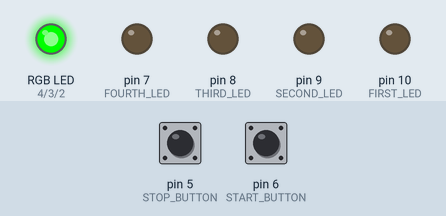
This program was run on a simulated Arduino Uno, built with avr-gcc and run on an emulated ATmega328P. Parts: an RGB LED mixed from three pins (HIGH = lit), output pins drawn as LEDs (lit = HIGH). Dashed ring = blinking. Inputs (shaded band) come from the test bench; at power-on: pin 6 (START_BUTTON) HIGH, pin 5 (STOP_BUTTON) HIGH.

Above: at 1.2 s.
1.3 s: pin 6 (START_BUTTON) pulled LOW for 0.15 s
At 2.0 s:
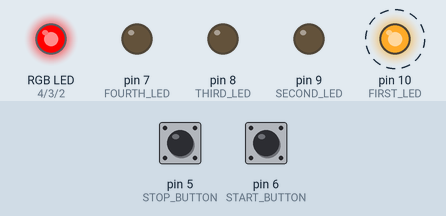
4.4 s: pin 5 (STOP_BUTTON) pulled LOW for 3.2 s
At 10.4 s:
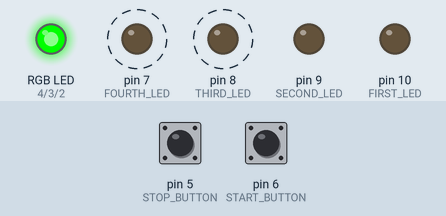
10.6 s: pin 6 (START_BUTTON) pulled LOW for 1 s
At 11.9 s:
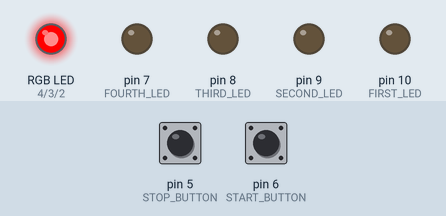
Timing chart, 0 to 23.6 s (numbered marks = the images above; inputs shaded):
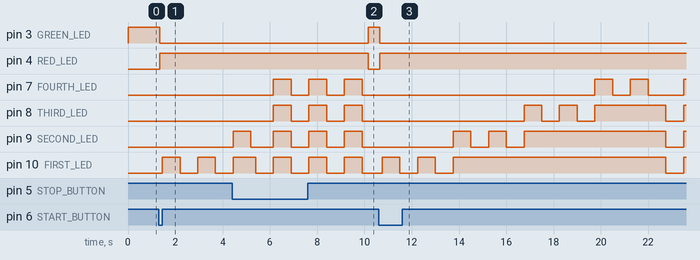

Measured:
- after the input at 1.3 s, pin 3 (GREEN_LED): HIGH → LOW after 0.05 s; pin 4 (RED_LED): LOW → HIGH after 0.05 s; pin 10 (FIRST_LED): alternates HIGH for 0.75 s and LOW for 0.75 s, starting after 0.15 s
- after the input at 4.4 s, pin 3 (GREEN_LED): LOW → HIGH after 5.8 s; pin 4 (RED_LED): HIGH → LOW after 5.8 s
- after the input at 10.6 s, pin 3 (GREEN_LED): HIGH → LOW after 0.05 s; pin 4 (RED_LED): LOW → HIGH after 0.05 s
- by itself, pin 7 (FOURTH_LED), pin 8 (THIRD_LED): alternates HIGH for 0.75 s and LOW for 0.75 s

The program:

main.cpp
```cpp
#include <Arduino.h>

/* defineste pinii aferenti celor 4 LED-uri care indica gradul de incarcare al bateriei */
#define FIRST_LED 10
#define SECOND_LED 9
#define THIRD_LED 8
#define FOURTH_LED 7

/* defineste pinii aferenti butoanelor de start si stop */
#define START_BUTTON 6
#define STOP_BUTTON 5

/* defineste pinii aferenti LED-ului RGB */
#define RED_LED 4
#define GREEN_LED 3
#define BLUE_LED 2

/* defineste cele 4 etape ale incarcarii bateriei (0%-25%, 25%-50%, 50%-75%, 75%-100%)*/
#define FIRST_STAGE 1
#define SECOND_STAGE 2
#define THIRD_STAGE 3
#define LAST_STAGE 4

/* defineste intervalul de timp pentru comutarea starii LED-urilor */
#define BLINKING_INTERVAL 750

/* defineste intervalul de timp alocat fiecarui LED */
#define EACH_LED_INTERVAL 3000

/* defineste intervalul de timp alocat animatiei de finalizare a incarcarii */
#define STOP_ANIM_INTERVAL 4000

/* defineste intarzierea de timp inainte de inceputul incarcarii */
#define DELAY_BEFORE_CHARGING_ANIM 100

/* defineste intarzierea de timp inainte de inceputul animatiei de finalizare a incarcarii */
#define DELAY_BEFORE_STOP_ANIM 750

/* defineste valoarea implicita folosita pentru resetarea timerelor */
#define DEFAULT_MILLIS 0

/* starea curenta a butonului de start */
bool startBtnState = HIGH;

/* starea precedenta a butonului de start */
bool lastStartBtnState = HIGH;

/* momentul de timp in care s-a schimbat starea butonului de start */
unsigned long lastDebounceTimeStartBtn = DEFAULT_MILLIS;

/* timpul de debounce pentru butonul de start */
unsigned long debounceDelayStartBtn = 50;

/* starea curenta a butonului de stop */
bool stopBtnState = HIGH;

/* starea precedenta a butonului de stop */
bool lastStopBtnState = HIGH;

/* momentul de timp in care s-a schimbat starea butonului de stop */
unsigned long lastDebounceTimeStopBtn = DEFAULT_MILLIS;

/* timpul de debounce pentru butonul de stop; este folosit si pentru a implementa prinderea apasarii lungi */
unsigned long debounceDelayStopBtn = 1000;

/* memoreaza daca statia incarca sau nu*/
bool isCharging = false;

/* memoreaza daca incarcarea este oprita (i.e. statia se afla in animatia de finalizare a incarcarii) sau nu */
bool stoppedCharging = false;

/* etapa incarcarii curente */
uint8_t chargingStage = FIRST_STAGE;

/* momentul de timp in care a avut loc prima comutare a starii LED-ului/LED-urilor */
unsigned long blinkingStartMillis = DEFAULT_MILLIS;

/* milisecundele care au trecut de la pornirea programului */
unsigned long currentMillis = DEFAULT_MILLIS;

/* momentul de timp precedent */
unsigned long prevMillis = DEFAULT_MILLIS;

void setup() {
  /* seteaza toate LED-urile ca output si le stinge */
  pinMode(FIRST_LED, OUTPUT);
  digitalWrite(FIRST_LED, LOW);

  pinMode(SECOND_LED, OUTPUT);
  digitalWrite(SECOND_LED, LOW);

  pinMode(THIRD_LED, OUTPUT);
  digitalWrite(THIRD_LED, LOW);

  pinMode(FOURTH_LED, OUTPUT);
  digitalWrite(FOURTH_LED, LOW);

  pinMode(RED_LED, OUTPUT);
  digitalWrite(RED_LED, LOW);

  pinMode(GREEN_LED, OUTPUT);
  digitalWrite(GREEN_LED, HIGH);

  pinMode(BLUE_LED, OUTPUT);
  digitalWrite(BLUE_LED, LOW);

  /* seteaza butoanele de start si stop ca input si activeaza rezistentele de pull-up aferente */
  pinMode(START_BUTTON, INPUT);
  digitalWrite(START_BUTTON, HIGH);

  pinMode(STOP_BUTTON, INPUT);
  digitalWrite(STOP_BUTTON, HIGH);
}

/*
 * Functie ce seteaza culoarea LED-ului RGB
 *
 * @param led - LED-ul care indica disponibilitatea statiei de incarcare
 */
void setRGBLed(uint8_t led) {
  /* aprinde LED-ul corespunzator si le stinge pe restul */
  if (led == RED_LED) {
    /* aprinde LED-ul rosu si le stinge pe cel verde si cel albastru */
    digitalWrite(RED_LED, HIGH);
    digitalWrite(GREEN_LED, LOW);
    digitalWrite(BLUE_LED, LOW);
  } else if (led == GREEN_LED) {
    /* aprinde LED-ul verde si le stinge pe cel rosu si cel albastru */
    digitalWrite(RED_LED, LOW);
    digitalWrite(GREEN_LED, HIGH);
    digitalWrite(BLUE_LED, LOW);
  } else if (led == BLUE_LED) {
    /* aprinde LED-ul albastru si le stinge pe cel rosu si cel verde */
    digitalWrite(RED_LED, LOW);
    digitalWrite(GREEN_LED, LOW);
    digitalWrite(BLUE_LED, HIGH);
  }
}

/*
 * Functie ce aprinde sau stinge simultan cele 4 LED-uri care indica procentul de incarcare
 *
 * @param ledState - noua stare a LED-urilor
 */
void toggleAllLeds(bool ledState) {
  /* seteaza LED-urile in noua stare */
  if (ledState == HIGH) {
    /* aprinde toate LED-urile */
    digitalWrite(FIRST_LED, HIGH);
    digitalWrite(SECOND_LED, HIGH);
    digitalWrite(THIRD_LED, HIGH);
    digitalWrite(FOURTH_LED, HIGH);
  } else if (ledState == LOW) {
    /* stinge toate LED-urile */
    digitalWrite(FIRST_LED, LOW);
    digitalWrite(SECOND_LED, LOW);
    digitalWrite(THIRD_LED, LOW);
    digitalWrite(FOURTH_LED, LOW);
  }
}

/*
 * Functie ce se ocupa de procesul de incarcare al bateriei
 *
 * @param currentLed - LED-ul care indica gradul de incarcare al bateriei
 */
void chargingHandler(uint8_t currentLed) {
  /* memoreaza milisecundele care au trecut de la pornirea programului */
  currentMillis = millis();

  /* verifica daca au trecut BLINKING_INTERVAL milisecunde de la ultima comutare a starii LED-ului */
  if ((currentMillis - prevMillis) >= BLINKING_INTERVAL) {
    /* seteaza momentul de timp in care a avut loc prima comutare a starii LED-ului */
    if (!blinkingStartMillis)
      blinkingStartMillis = millis();

    /* momentul de timp curent devine cel precedent la urmatoarea intrare in functie */
    prevMillis = currentMillis;

    /* comuta starea LED-ului */
    digitalWrite(currentLed, !digitalRead(currentLed));
  }

  /* verifica daca au trecut EACH_LED_INTERVAL milisecunde de la prima comutare a LED-ului */
  if ((millis() - blinkingStartMillis) >= EACH_LED_INTERVAL) {
    /* reseteaza timerele folosite */
    blinkingStartMillis = DEFAULT_MILLIS;
    prevMillis = DEFAULT_MILLIS;

    /* verifica daca s-a ajuns la finalul incarcarii */
    if (chargingStage == LAST_STAGE) {
      /* stinge toate LED-urile */
      toggleAllLeds(LOW);

      /* aplica o intarziere inainte de a incepe animatia de finalizare a incarcarii */
      delay(DELAY_BEFORE_STOP_ANIM);

      /* seteaza faptul ca incarcarea s-a oprit */
      stoppedCharging = true;
    } else {
      /* mentine LED-ul curent aprins */
      digitalWrite(currentLed, HIGH);

      /* trece la urmatoarea etapa a incarcarii */
      chargingStage++;
    }
  }
}

/*
 * Functie ce se ocupa de finalizarea incarcarii bateriei
 *
 */
void stoppedChargingHandler() {
  /* memoreaza milisecundele care au trecut de la pornirea programului */
  currentMillis = millis();

  /* verifica daca au trecut BLINKING_INTERVAL milisecunde de la ultima comutare a starii celor 4 LED-uri */
  if ((currentMillis - prevMillis) >= BLINKING_INTERVAL) {
    /* seteaza momentul de timp in care a avut loc prima comutare a starii LED-urilor */
    if (!blinkingStartMillis)
      blinkingStartMillis = millis();

    /* momentul de timp curent devine cel precedent la urmatoarea intrare in functie */
    prevMillis = currentMillis;

    /* comuta simultan cele 4 LED-uri care indica procentul de incarcare */
    toggleAllLeds(!digitalRead(FIRST_LED));
  }

  /* verifica daca au trecut STOP_ANIM_INTERVAL milisecunde de la prima comutare a celor 4 LED-uri */
  if ((millis() - blinkingStartMillis) >= STOP_ANIM_INTERVAL) {
    /* seteaza LED-ul pentru disponibilitate in verde */
    setRGBLed(GREEN_LED);

    /* stinge cele 4 LED-uri care indica procentul de incarcare */
    toggleAllLeds(LOW);

    /* reseteaza timerele folosite */
    blinkingStartMillis = DEFAULT_MILLIS;
    prevMillis = DEFAULT_MILLIS;

    /* reseteaza statia la starea libera */
    stoppedCharging = false;
    isCharging = false;
    chargingStage = FIRST_STAGE;
  }
}

/*
 * Functie ce se ocupa de prinderea apasarilor butonului de start
 *
 */
void startBtnHandler() {
  /* citeste valoarea butonului de start intr-o variabila locala */
  bool startBtnReading = digitalRead(START_BUTTON);

  /* verifica daca starea butonului s-a schimbat */
  if (startBtnReading != lastStartBtnState)
    /* memoreaza momentul de timp in care butonul si-a schimbat starea */
    lastDebounceTimeStartBtn = millis();

  /* verifica daca noua stare a butonului a fost mentinuta pentru cel putin debounceDelayStartBtn milisecunde */
  if ((millis() - lastDebounceTimeStartBtn) > debounceDelayStartBtn) {
      /* reverifica daca starea butonului s-a schimbat */
      if (startBtnReading != startBtnState) {
        /* salveaza noua stare a butonului */
        startBtnState = startBtnReading;

        /* verifica daca butonul a fost apasat si statia de incarcare este in starea libera */
        if (startBtnState == LOW && !isCharging) {
          /* seteaza faptul ca statia incarca */
          isCharging = true;

          /* seteaza LED-ul pentru disponibilitate in rosu */
          setRGBLed(RED_LED);

          /* aplica o intarziere inainte de a incepe animatia procesului de incarcare */
          delay(DELAY_BEFORE_CHARGING_ANIM);
        }
      }
  }
  /* starea curenta a butonului devine stare precedenta la urmatoare intrare in functie */
  lastStartBtnState = startBtnReading;
}

/*
 * Functie ce se ocupa de prinderea apasarilor butonului de stop
 *
 */
void stopBtnHandler() {
  /* citeste valoarea butonului de stop intr-o variabila locala */
  bool stopBtnReading = digitalRead(STOP_BUTTON);

  /* verifica daca starea butonului s-a schimbat */
  if (stopBtnReading != lastStopBtnState)
      /* memoreaza momentul de timp in care butonul si-a schimbat starea */
      lastDebounceTimeStopBtn = millis();

  /* verifica daca noua stare a butonului a fost mentinuta pentru cel putin debounceDelayStopBtn milisecunde */
  if ((millis() - lastDebounceTimeStopBtn) > debounceDelayStopBtn) {
    /* reverifica daca starea butonului s-a schimbat */
    if (stopBtnReading != stopBtnState) {
      /* salveaza noua stare a butonului */
      stopBtnState = stopBtnReading;

      /* verifica daca butonul a fost apasat si statia de incarcare nu este in starea libera, dar nici in animatia de finalizare */
      if (stopBtnState == LOW && isCharging && !stoppedCharging) {
        /* seteaza faptul ca statia a fost oprita  */
        stoppedCharging = true;
        isCharging = false;

        /* reseteaza timerele folosite la animatia de finalizare */
        blinkingStartMillis = DEFAULT_MILLIS;
        prevMillis = DEFAULT_MILLIS;

        /* stinge cele 4 LED-uri care indica procentul de incarcare */
        toggleAllLeds(LOW);

        /* aplica o intarziere inainte de a incepe animatia de finalizare a procesului de incarcare */
        delay(DELAY_BEFORE_STOP_ANIM);
      }
    }
  }
  /* starea curenta a butonului devine stare precedenta la urmatoare intrare in functie */
  lastStopBtnState = stopBtnReading;
}

void loop() {
    /* prinde apasarile butonului de start */
    startBtnHandler();

    /* prinde apasarile butonului de stop */
    stopBtnHandler();

    /* verifica daca statia incarca si nu este in animatia de finalizare */
    if (isCharging && !stoppedCharging) {
      /* verifica gradul de incarcare al bateriei */
      if (chargingStage == FIRST_STAGE) {
        /* bateria se afla intre 0-25% */
        chargingHandler(FIRST_LED);
      } else if (chargingStage == SECOND_STAGE) {
        /* bateria se afla intre 25-50% */
        chargingHandler(SECOND_LED);
      } else if (chargingStage == THIRD_STAGE) {
        /* bateria se afla intre 50-75% */
        chargingHandler(THIRD_LED);
      } else if (chargingStage == LAST_STAGE) {
        /* bateria se afla intre 75-100% */
        chargingHandler(FOURTH_LED);
      }
    }

    /* verifica daca incarcarea s-a finalizat */
    if (stoppedCharging)
      stoppedChargingHandler();
}
```
